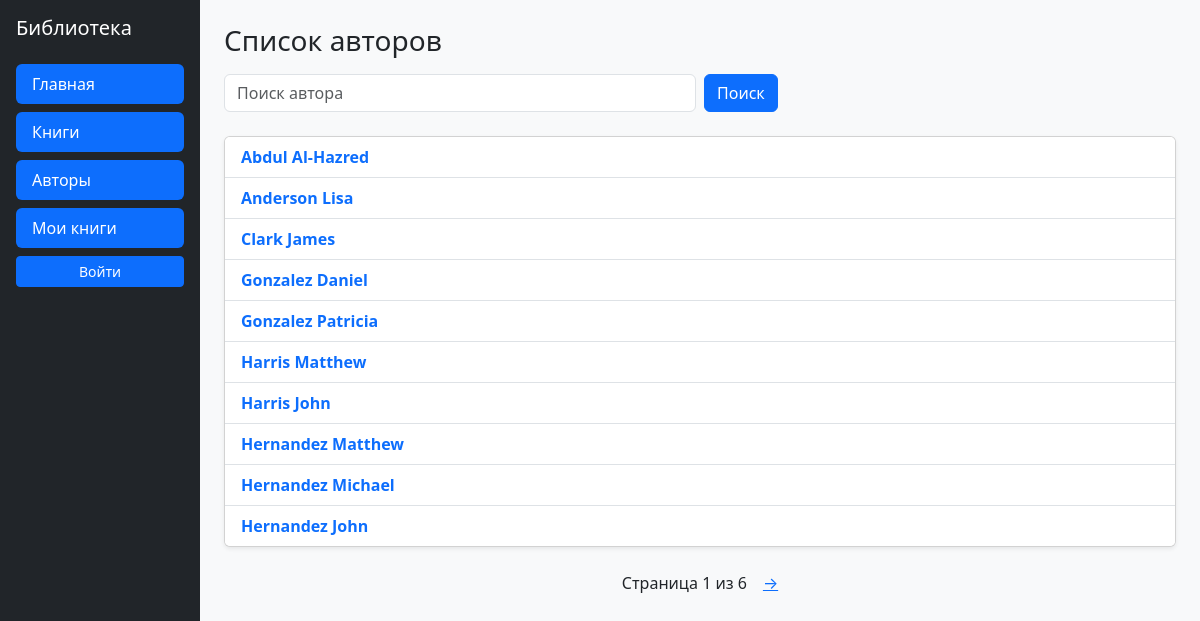
The app's page /catalog/authors/, older data.
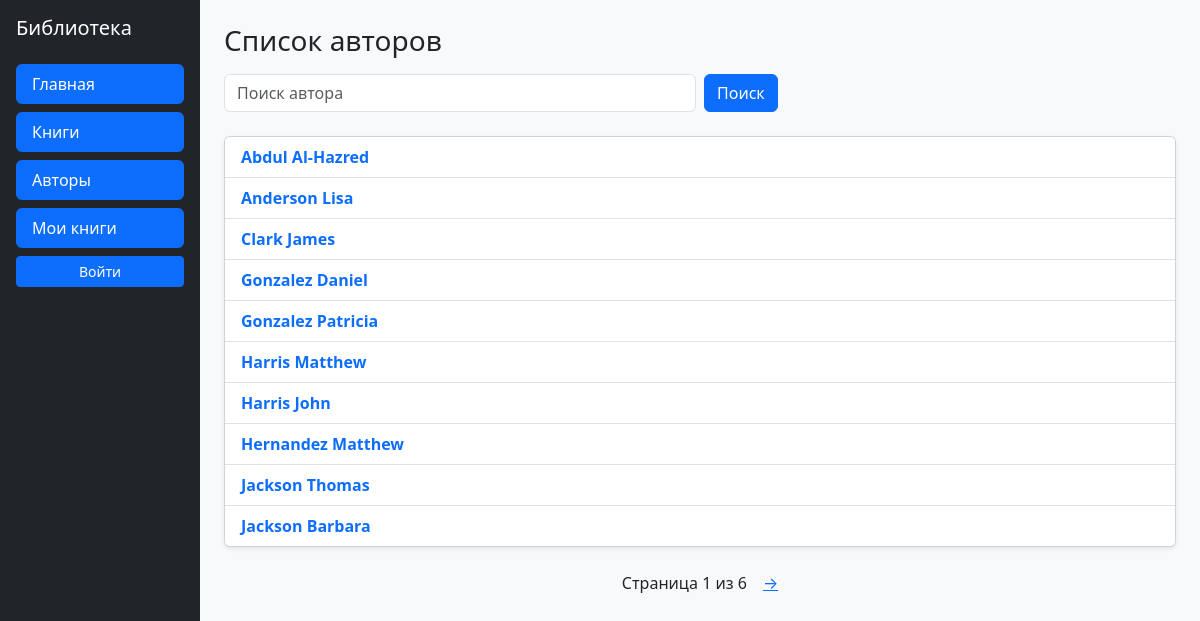
The same page, newer data.
### catalog/models.py (models this page shows, shortened)
class Author(models.Model):
    first_name = models.CharField(max_length=100)
    last_name = models.CharField(max_length=100)
    date_of_birth = models.DateField(null=True, blank=True)
    date_of_death = models.DateField('Died', null=True, blank=True)
    def get_absolute_url(self):
        return reverse('author_detail', kwargs={'pk':self.pk})
    class Meta:
        ordering = ['last_name']

### catalog/views.py (the view, shortened to what this page needs)
# urls.py: path('authors/', views.AuthorListView.as_view(), name='authors'),
class AuthorListView(generic.ListView):
    model = Author
    paginate_by = 10
    template_name = 'catalog/author_list.html'
    context_object_name = 'author_lst'
    def get_queryset(self):
        queryset = Author.objects.all()
        q = self.request.GET.get('q', '').strip()
        return queryset

### catalog/templates/catalog/author_list.html (shortened to what this page needs)
{% extends 'catalog/base.html' %}
{% block content %}
<div class="mb-4">
  <h1 class="h3 mb-3">Список авторов</h1>
  <form method="get" action="{% url 'authors' %}" class="row g-2">
    <div class="col-md-6">
      <input
        type="text"
        name="q"
        value="{{ request.GET.q }}"
        class="form-control"
        placeholder="Поиск автора">
    </div>
    <div class="col-md-2">
      <button type="submit" class="btn btn-primary">
        Поиск
      </button>
    </div>
  </form>
</div>
{% if author_lst %}
  <div class="card shadow-sm">
    <ul class="list-group list-group-flush">
      {% for author in author_lst %}
        <li class="list-group-item d-flex justify-content-between align-items-center">
          <a href="{{ author.get_absolute_url }}"
             class="fw-semibold text-decoration-none">
            {{ author.last_name }} {{ author.first_name }}
          </a>
        </li>
      {% endfor %}
    </ul>
  </div>
{% else %}
  <div class="alert alert-secondary">
    Данные об авторах отсутствуют
  </div>
{% endif %}
{% endblock %}

Row changes from the older to the newer data that the page shows:
removed Author: last_name "Hernandez", first_name "Michael"
removed Author: last_name "Hernandez", first_name "John"
now on this page (row unchanged): Author: last_name "Jackson", first_name "Thomas"
now on this page (row unchanged): Author: last_name "Jackson", first_name "Barbara"
